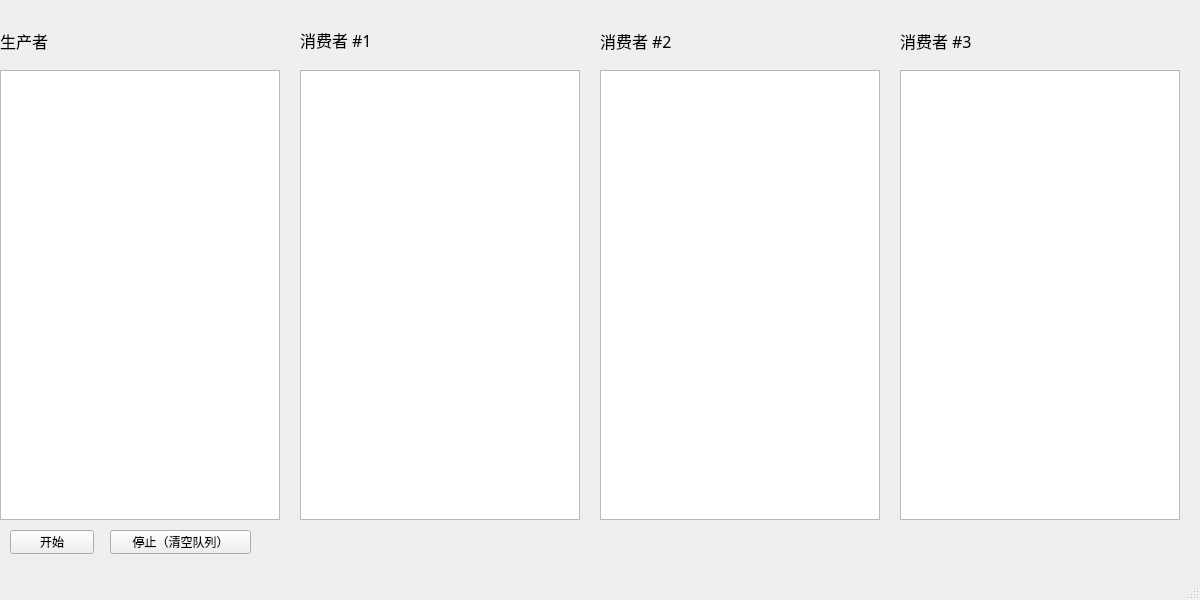
<?xml version="1.0" encoding="UTF-8"?>
<ui version="4.0">
 <class>MainWindow</class>
 <widget class="QMainWindow" name="MainWindow">
  <property name="geometry">
   <rect>
    <x>0</x>
    <y>0</y>
    <width>1200</width>
    <height>600</height>
   </rect>
  </property>
  <property name="windowTitle">
   <string>MainWindow</string>
  </property>
  <widget class="QWidget" name="centralwidget">
   <widget class="QLabel" name="pro_1">
    <property name="geometry">
     <rect>
      <x>0</x>
      <y>30</y>
      <width>61</width>
      <height>21</height>
     </rect>
    </property>
    <property name="font">
     <font>
      <family>黑体</family>
      <pointsize>12</pointsize>
     </font>
    </property>
    <property name="text">
     <string>生产者</string>
    </property>
   </widget>
   <widget class="QLabel" name="con_1">
    <property name="geometry">
     <rect>
      <x>300</x>
      <y>30</y>
      <width>90</width>
      <height>20</height>
     </rect>
    </property>
    <property name="font">
     <font>
      <family>黑体</family>
      <pointsize>12</pointsize>
     </font>
    </property>
    <property name="text">
     <string>消费者 #1</string>
    </property>
   </widget>
   <widget class="QLabel" name="con_2">
    <property name="geometry">
     <rect>
      <x>600</x>
      <y>30</y>
      <width>91</width>
      <height>21</height>
     </rect>
    </property>
    <property name="font">
     <font>
      <family>黑体</family>
      <pointsize>12</pointsize>
     </font>
    </property>
    <property name="text">
     <string>消费者 #2</string>
    </property>
   </widget>
   <widget class="QLabel" name="con_3">
    <property name="geometry">
     <rect>
      <x>900</x>
      <y>30</y>
      <width>91</width>
      <height>21</height>
     </rect>
    </property>
    <property name="font">
     <font>
      <family>黑体</family>
      <pointsize>12</pointsize>
     </font>
    </property>
    <property name="text">
     <string>消费者 #3</string>
    </property>
   </widget>
   <widget class="QTextBrowser" name="pro1_text">
    <property name="geometry">
     <rect>
      <x>0</x>
      <y>70</y>
      <width>280</width>
      <height>450</height>
     </rect>
    </property>
   </widget>
   <widget class="QTextBrowser" name="con1_text">
    <property name="geometry">
     <rect>
      <x>300</x>
      <y>70</y>
      <width>280</width>
      <height>450</height>
     </rect>
    </property>
   </widget>
   <widget class="QTextBrowser" name="con2_text">
    <property name="geometry">
     <rect>
      <x>600</x>
      <y>70</y>
      <width>280</width>
      <height>450</height>
     </rect>
    </property>
   </widget>
   <widget class="QTextBrowser" name="con3_text">
    <property name="geometry">
     <rect>
      <x>900</x>
      <y>70</y>
      <width>280</width>
      <height>450</height>
     </rect>
    </property>
   </widget>
   <widget class="QPushButton" name="start_button">
    <property name="geometry">
     <rect>
      <x>10</x>
      <y>530</y>
      <width>84</width>
      <height>24</height>
     </rect>
    </property>
    <property name="text">
     <string>开始</string>
    </property>
    <property name="checkable">
     <bool>true</bool>
    </property>
   </widget>
   <widget class="QPushButton" name="stop_button">
    <property name="geometry">
     <rect>
      <x>110</x>
      <y>530</y>
      <width>141</width>
      <height>24</height>
     </rect>
    </property>
    <property name="text">
     <string>停止（清空队列）</string>
    </property>
    <property name="checkable">
     <bool>false</bool>
    </property>
   </widget>
  </widget>
  <widget class="QMenuBar" name="menubar">
   <property name="geometry">
    <rect>
     <x>0</x>
     <y>0</y>
     <width>1200</width>
     <height>25</height>
    </rect>
   </property>
  </widget>
  <widget class="QStatusBar" name="statusbar"/>
 </widget>
 <resources/>
 <connections/>
</ui>
